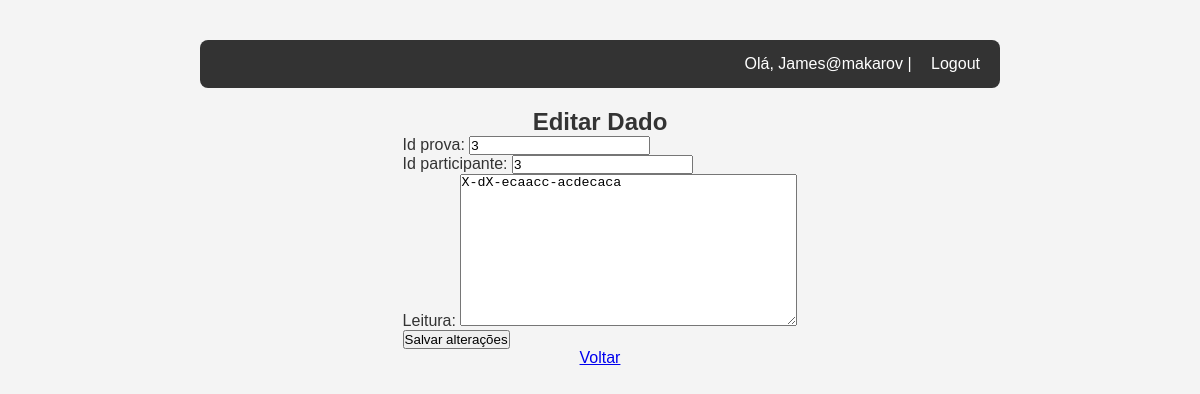
The app's page /auth/dados/3/editar/ (signed in) with its own data.
### App/models.py (models this page shows)
class DadosImagem(models.Model):
    usuario = models.ForeignKey(User, on_delete=models.CASCADE)
    imagem = models.OneToOneField('ImagemUpload', on_delete=models.CASCADE)  # ⬅ aqui está o segredo
    id_prova = models.IntegerField()
    id_participante = models.IntegerField()
    leitura = models.TextField()
    criado_em = models.DateTimeField(auto_now_add=True)

### App/views.py (the view)
# urls.py: path('dados/<int:dado_id>/editar/', editar_dado, name='editar_dado'),
@login_required
def editar_dado(request, dado_id):
    dado = get_object_or_404(DadosImagem, pk=dado_id, usuario=request.user)
    if request.method == 'POST':
        form = DadosImagemForm(request.POST, instance=dado)
        if form.is_valid():
            form.save()
            messages.success(request, "Dados atualizados com sucesso!")
            return redirect('dados_leituras')
    else:
        form = DadosImagemForm(instance=dado)
    return render(request, 'editar_dado.html', {'form': form})

### App/forms.py
class DadosImagemForm(forms.ModelForm):
    class Meta:
        model = DadosImagem
        fields = ['id_prova', 'id_participante', 'leitura']

### App/templates/editar_dado.html (shortened to what this page needs)
{% extends "accounts/base.html" %}
{% block content %}
<h2>Editar Dado</h2>
<form method="post">
  {{ form.as_p }}
  <button type="submit">Salvar alterações</button>
</form>
<a href="{% url 'dados_leituras' %}">Voltar</a>
{% endblock %}

### App/templates/accounts/base.html (shortened to what this page needs)
{% load static %}
<!DOCTYPE html>
<html lang="pt-br">
<head>
    <link rel="stylesheet" href="{% static 'css/base.css' %}">
</head>
<body>
    <nav>
        {% if user.is_authenticated %}
            <p>Olá, {{ user.email }} | <a href="{% url 'logout' %}">Logout</a></p>
        {% else %}
            <a href="{% url 'login' %}">Login</a> |
            <a href="{% url 'register' %}">Registrar</a>
        {% endif %}
    </nav>
    {% block content %}{% endblock %}
</body>
</html>

### App/static/css/base.css (style rules this page uses)
* { margin: 0; padding: 0; box-sizing: border-box; }
body { font-family: Arial, sans-serif; background-color: #f4f4f4; color: #333; min-height: 100vh; display: flex; flex-direction: column; align-items: center; padding: 40px 20px; }
nav { background-color: #333; color: white; padding: 15px 20px; width: 100%; max-width: 800px; border-radius: 8px; margin-bottom: 20px; text-align: right; }
nav a { color: #fff; margin-left: 15px; text-decoration: none; }

### records on screen
DadosImagem: id_prova "3", id_participante "3", leitura "X-dX-ecaacc-acdecaca"

### other values on screen
{{ user.email }} "James@makarov"
